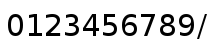
#> input picture images/numbers.png, 212 x 50 px
$ python test_inverted_sc.py
#> lines starting #> are read from the running program, lines starting #| are printed output that depends on the picture; after the words box and inside, x2 and y2 are one past the last pixel; in counts of white or black regions, pixels touching at a corner belong together
### shape_context.py
import numpy as np
import cv2
import math
from scipy.spatial.distance import cdist, cosine
from scipy.optimize import linear_sum_assignment
import matplotlib.pyplot as plt


class ShapeContext(object):

    def __init__(self, nbins_r=5, nbins_theta=12, r_inner=0.1250, r_outer=2.0):
        # number of radius zones
        self.nbins_r = nbins_r
        # number of angles zones
        self.nbins_theta = nbins_theta
        # maximum and minimum radius
        self.r_inner = r_inner
        self.r_outer = r_outer

    # [249 lines left out: functions _hungarian, get_points_from_img, _cost, cost_by_paper, compute, cosine_diff and 2 more, not called in this run]

# [2 lines that do not run on import are left out]

### test_inverted_sc.py
import numpy as np
import cv2
import sys
from scipy.spatial.distance import cdist, cosine
from shape_context import ShapeContext
import matplotlib.pyplot as plt

import imutils

numberImage = 'images/numbers.png'
uprightImage = 'images/numbers_test4.png'
invertedImage = 'images/numbers_test4_inverted.png'

sc = ShapeContext()

def get_contour_bounding_rectangles(gray):
    """
      Getting all 2nd level bouding boxes based on contour detection algorithm.
    """

    print(gray.shape)
    cnts = cv2.findContours(gray, cv2.RETR_EXTERNAL, cv2.CHAIN_APPROX_SIMPLE)

    res = []
    for cnt in cnts[1]:
        (x, y, w, h) = cv2.boundingRect(cnt)
        res.append((x, y, x + w, y + h))

    return res

def parse_nums(sc, path):
#> called with path = 'images/numbers.png'
    img = cv2.imread(path, 0)
#> img is the input picture: shape (50, 212); min 0, max 255, mean 220
    # invert image colors
    img = cv2.bitwise_not(img)
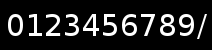
#> img: shape (50, 212); min 0, max 255, mean 35
    _, img = cv2.threshold(img, 254, 255, cv2.THRESH_BINARY)
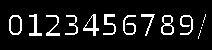
#> img: shape (50, 212); 9.7% white in thin lines or dots, all inside (x1, y1, x2, y2) = (9, 14, 206, 39)
    # making numbers fat for better contour detectiion
    kernel = np.ones((2, 2), np.uint8)
    img = cv2.dilate(img, kernel, iterations=1)
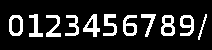
#> img: shape (50, 212); 15.3% white; 11 white regions

    print('After thresholding and dilation...')
    plt.imshow(img)
    plt.show()
    # getting our numbers one by one
    rois = get_contour_bounding_rectangles(img)
#| (50, 212)
#> in get_contour_bounding_rectangles, `cnts = cv2.findContours(gray, cv2.RETR_EXTERNAL, cv2.CHAIN_APPROX_SIMP..`: cnts = 11 contours; largest, box (x1, y1, x2, y2) and area: (9, 15, 23, 36) 238, (161, 15, 175, 36) 221, (180, 15, 194, 36) 179, (123, 15, 137, 36) 179, (83, 14, 100, 37) 176
#> the loop in get_contour_bounding_rectangles, `for cnt in cnts[1]:` made 1 pass
#> after the loop in get_contour_bounding_rectangles, `for cnt in cnts[1]:`: res = []
    grayd = cv2.cvtColor(img.copy(), cv2.COLOR_GRAY2BGR)
    nums = []
    for r in rois:
        grayd = cv2.rectangle(grayd, (r[0], r[1]), (r[2], r[3]), (0, 255, 0), 1)
        nums.append((r[0], r[1], r[2], r[3]))

    print('After greying and bounding...')
    plt.imshow(grayd)
    plt.show()
    # we are getting contours in different order so we need to sort them by x1
    nums = sorted(nums, key=lambda x: x[0])
    print('bounding box x coords')
    print(nums)
    descs = []
    for i, r in enumerate(nums):

        points = sc.get_points_from_img(img[r[1]:r[3], r[0]:r[2]], 15)
        descriptor = sc.compute(points).flatten()
        descs.append(descriptor)
    # print(descs)
    return np.array(descs)

def match(base, current):
    """
      Here we are using cosine diff instead of "by paper" diff, cause it's faster
    """
    res = cdist(base, current.reshape((1, current.shape[0])), metric="cosine")
    # print("min = " + np.argmin(res.reshape(11)))
    char = str(np.argmin(res.reshape(11)))
    if char == '10':
        char = "/"
    # print(char)
    print(np.min(res.reshape(11)))
    return char, np.min(res.reshape(11))


def findUpright(baseImage, firstImg, secondImg):
    base_0123456789 = parse_nums(sc, baseImage)
    # base_0123456789 = parse_nums(sc, '../resources/sc/4.jpg')
    recognize = parse_nums(sc, firstImg)
    recognize_inverted = parse_nums(sc, secondImg)
    # print(base_0123456789)
    txt = ""
    matchFactor = 0
    val = 0
    for r in recognize:
        c, val = match(base_0123456789, r)
        txt += c
        matchFactor += val

    txtInverted = ""
    matchFactorInv = 0
    val = 0
    for r in recognize_inverted:
        c, val = match(base_0123456789, r)
        txtInverted += c
        matchFactorInv += val

    print("\nUpright Text Match Value = " + str(matchFactor))
    print("Flip Text Match Value = " + str(matchFactorInv))

    if (matchFactor > matchFactorInv):
        return secondImg, firstImg
    else:
        return firstImg, secondImg


def main():

    upImg, invImg = findUpright(numberImage, uprightImage, invertedImage)

    print("\n\nThis is the upright Image: " + upImg)
    print("This is the inverted Image: " + invImg)

    img = cv2.imread(upImg)
    plt.imshow(img)
    plt.show()

if __name__== "__main__":
#> (the run stopped early here; a loop or call above may not have finished)
